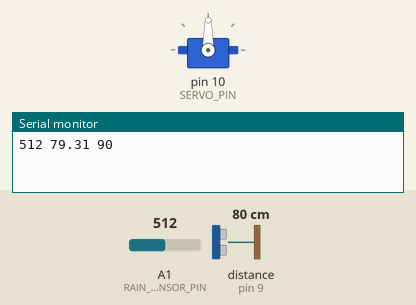
This sketch was run on a simulated Arduino Uno, built with avr-gcc and run on an emulated ATmega328P. On the bench: servo, the last lines printed to the serial monitor. Wiring (inferred from the names in the program): ultrasonic range finder: trigger pin 8; echo pin 9. The inputs (shaded band) are chosen by the test bench; at power-on: A1 (RAIN_SENSOR_PIN) = 512, distance to the obstacle (sensor on pin 9) 80 cm. The echo pulse lasts 58.3 µs per cm.

Above: at 0.01 s.
1.3 s: A1 (RAIN_SENSOR_PIN) set to 987
At 3.2 s:
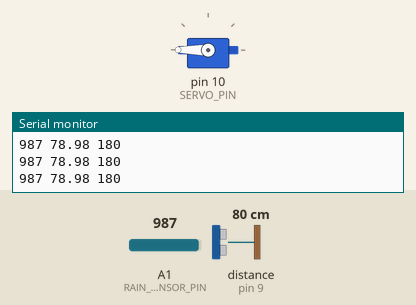
4.3 s: A1 (RAIN_SENSOR_PIN) set to 1015
Timing chart, 0 to 9.1 s (numbered marks = the images above; inputs shaded):
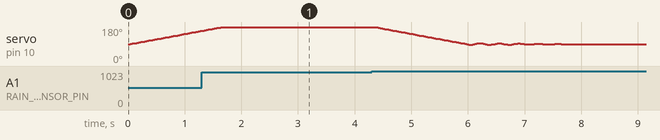

The sketch:

AutomatedRoof_TubesSKM_Kelompok5.ino
```cpp
#include <Servo.h>

// Pin definitions
#define RAIN_SENSOR_PIN A1
#define TRIG_PIN 8
#define ECHO_PIN 9
#define SERVO_PIN 10

Servo myServo;

// Threshold values
const int rainThreshold = 1000;
const float stopDistance = 3.0; // cm, objek terlalu dekat
const float slowDistance = 7.0; // cm, memperlambat
const float barrierDistance = 4.5; // cm, jarak ke penghalang

int servoPosition = 90; // Posisi awal servo (setengah terbuka)
float targetPosition = 90; // Posisi target untuk pergerakan halus

// PID constants
float Kp = 0.05;
float Ki = 0.4;
float Kd = 0.00001;

// PID variables
float previousError = 0;
float integral = 0;

void setup() {
  Serial.begin(9600);
  myServo.attach(SERVO_PIN);
  pinMode(TRIG_PIN, OUTPUT);
  pinMode(ECHO_PIN, INPUT);
  myServo.write(servoPosition); // Memulai dengan atap setengah terbuka
}

void loop() {
  int rainValue = analogRead(RAIN_SENSOR_PIN);
  float distance = readDistance();

  // Cek kondisi hujan
  bool isRaining = (rainValue < rainThreshold);

  if (isRaining) {
    if (servoPosition < 180) {
      if (distance < stopDistance) {
        // Hentikan jika objek terlalu dekat
        targetPosition = servoPosition;
      } else if (distance < barrierDistance) {
        // Perlambat saat mendekati penghalang
        targetPosition = constrain(targetPosition + 0.2, servoPosition, 180);
      } else {
        // Menutup atap secara halus
        targetPosition = constrain(targetPosition + 1, servoPosition, 180);
      }
    }
  } else {
    if (servoPosition >= 90) {
      if (distance < stopDistance) {
        // Hentikan jika objek terlalu dekat
        targetPosition = servoPosition;
        targetPosition = constrain(targetPosition - 1, 90, servoPosition);
      } else {
        // Membuka atap secara halus
        targetPosition = constrain(targetPosition - 1, 90, servoPosition);
      }
    }
  }

  // PID control
  float error = targetPosition - servoPosition;
  integral += error;
  float derivative = error - previousError;
  float output = Kp * error + Ki * integral + Kd * derivative;
  previousError = error;

  // Update servo position
  servoPosition = constrain(servoPosition + output, 0, 180);
  myServo.write(servoPosition);

  // Output nilai untuk Serial Plotter
  Serial.print(rainValue);
  Serial.print(" ");
  Serial.print(distance);
  Serial.print(" ");
  Serial.println(servoPosition);

  delay(30); // Delay kecil untuk menghindari pergerakan terlalu cepat
}

// Fungsi untuk membaca jarak dari sensor ultrasonik
float readDistance() {
  digitalWrite(TRIG_PIN, LOW);
  delayMicroseconds(2);
  digitalWrite(TRIG_PIN, HIGH);
  delayMicroseconds(10);
  digitalWrite(TRIG_PIN, LOW);
  float duration = pulseIn(ECHO_PIN, HIGH);
  float distance = (duration * 0.034) / 2; // Konversi ke cm
  return distance;
}

// Fungsi untuk menggerakkan servo dengan halus (tidak diperlukan lagi dengan PID)
// int smoothMove(int currentPos, float targetPos, float smoothFactor) {
//   return currentPos + (targetPos - currentPos) * smoothFactor;
// }
```
